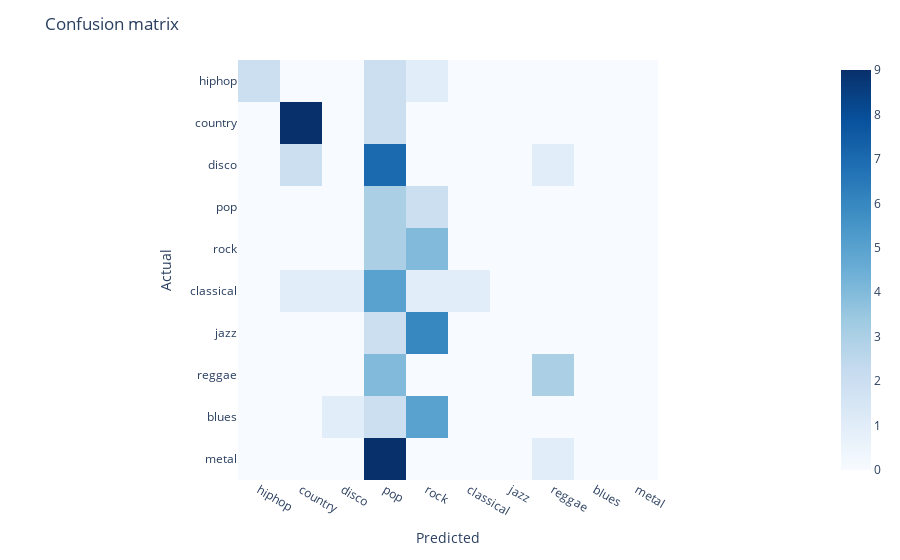

The notebook cell this image was saved under:
### Code cell
cnn_outputs = cnn_model(X_val).detach().numpy()
cnn_preds = np.argmax(cnn_outputs, axis=1)


cnn_outputs = cnn_model(X_val).detach().numpy()
cnn_preds = np.argmax(cnn_outputs, axis=1)


cnn_acc, cnn_f1, cnn_cm, cnn_cr = metrics(cnn_preds, y_labels, verbose=True)

plot_confusion_matrix(cnn_cm)

### Figure 1 — Plotly figure (JSON) as saved in the notebook; plotly's stock layout.template omitted (floating-point values rounded to 4 significant figures)
{"data": [{"coloraxis": "coloraxis", "hovertemplate": "x: %{x}<br>y: %{y}<br>color: %{z}<extra></extra>", "name": "0", "type": "heatmap", "x": ["hiphop", "country", "disco", "pop", "rock", "classical", "jazz", "reggae", "blues", "metal"], "xaxis": "x", "y": ["hiphop", "country", "disco", "pop", "rock", "classical", "jazz", "reggae", "blues", "metal"], "yaxis": "y", "z": [[2, 0, 0, 2, 1, 0, 0, 0, 0, 0], [0, 9, 0, 2, 0, 0, 0, 0, 0, 0], [0, 2, 0, 7, 0, 0, 0, 1, 0, 0], [0, 0, 0, 3, 2, 0, 0, 0, 0, 0], [0, 0, 0, 3, 4, 0, 0, 0, 0, 0], [0, 1, 1, 5, 1, 1, 0, 0, 0, 0], [0, 0, 0, 2, 6, 0, 0, 0, 0, 0], [0, 0, 0, 4, 0, 0, 0, 3, 0, 0], [0, 0, 1, 2, 5, 0, 0, 0, 0, 0], [0, 0, 0, 9, 0, 0, 0, 1, 0, 0]]}], "layout": {"coloraxis": {"colorscale": [[0, "rgb(247,251,255)"], [0.125, "rgb(222,235,247)"], [0.25, "rgb(198,219,239)"], [0.375, "rgb(158,202,225)"], [0.5, "rgb(107,174,214)"], [0.625, "rgb(66,146,198)"], [0.75, "rgb(33,113,181)"], [0.875, "rgb(8,81,156)"], [1, "rgb(8,48,107)"]]}, "margin": {"t": 60}, "title": {"text": "Confusion matrix"}, "xaxis": {"anchor": "y", "constrain": "domain", "domain": [0, 1], "scaleanchor": "y", "title": {"text": "Predicted"}}, "yaxis": {"anchor": "x", "autorange": "reversed", "constrain": "domain", "domain": [0, 1], "title": {"text": "Actual"}}}}
